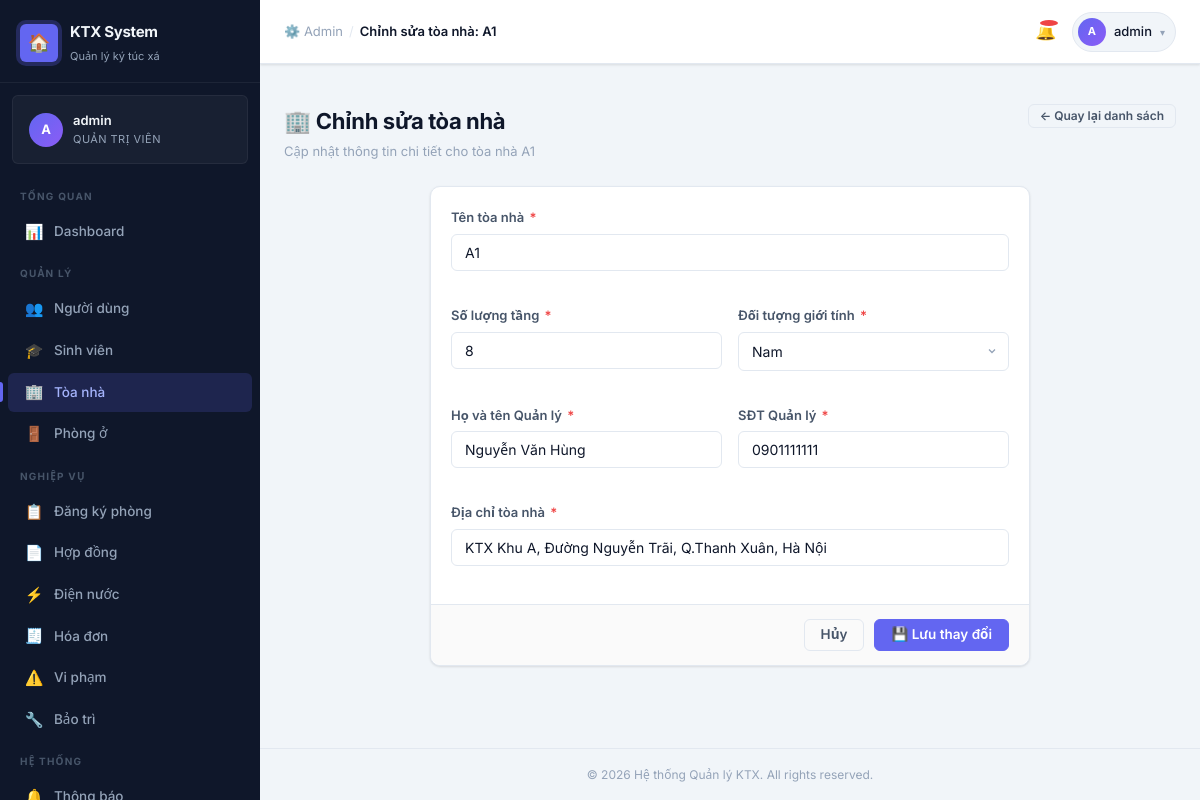
The app's page /public/admin/buildings/1/edit (signed in) with its own data.
### tables this page shows
CREATE TABLE `buildings` (
  `id`           INT UNSIGNED  NOT NULL AUTO_INCREMENT,
  `name`         VARCHAR(100)  NOT NULL COMMENT 'Tên tòa nhà (A1, B2...)',
  `total_floors` TINYINT       NOT NULL DEFAULT 1,
  `gender_type`  ENUM('male','female','mixed') NOT NULL
                 COMMENT 'Giới tính được ở trong tòa',
  `manager_name` VARCHAR(100)  NOT NULL COMMENT 'Tên quản lý tòa',
  `manager_phone`VARCHAR(15)   NOT NULL,
  `address`      VARCHAR(255)  NOT NULL,
  `status`       ENUM('active','maintenance','closed') NOT NULL DEFAULT 'active',
  `created_at`   DATETIME      NOT NULL DEFAULT CURRENT_TIMESTAMP,
  `updated_at`   DATETIME      NOT NULL DEFAULT CURRENT_TIMESTAMP
                                ON UPDATE CURRENT_TIMESTAMP,
  PRIMARY KEY (`id`),
  UNIQUE KEY `uq_buildings_name` (`name`)
);

### app/core/BaseController.php (called while the page is built, shortened)
<?php
require_once __DIR__ . '/Database.php';
abstract class BaseController
{
    protected string $viewPath   = __DIR__ . '/../views';
    public function __construct()
    {
        $this->db = Database::getInstance();
    }
    protected function view(
        string       $view,
        array        $data   = [],
        string|false $layout = null
    ): void {
        $viewFile = $this->viewPath . '/' . str_replace('.', '/', $view) . '.php';
        $data['_flash']     = $this->getFlash();
        $data['_auth']      = $this->auth();
        $data['_old']       = $_SESSION['_old_input'] ?? [];
        $flatErrors = [];
        $data['_errors']    = $flatErrors;
        $data['_csrfToken'] = $this->csrfToken();
        extract($data, EXTR_SKIP);
        require $viewFile;
    }
    private function getFlash(): array
    {
        $flash = $_SESSION['_flash'] ?? [];
        return $flash;
    }
    protected function auth(?string $key = null): mixed
    {
        $user = $_SESSION['_auth_user'] ?? null;
        if ($key === null) return $user;
        return $user[$key] ?? null;
    }
    protected function csrfToken(): string
    {
        return $_SESSION['_csrf_token'];
    }
}

### app/controllers/BuildingController.php (called while the page is built, shortened)
<?php
require_once __DIR__ . '/../core/BaseController.php';
class BuildingController extends BaseController
{
    public function edit(array $params = []): void
    {
        $id = (int)$params['id'];
        $building = $this->db->selectOne("SELECT * FROM buildings WHERE id = ?", [$id]);
        $this->view('admin/buildings/edit', [
            'title'    => 'Chỉnh sửa tòa nhà: ' . htmlspecialchars($building['name']),
            'building' => $building
        ]);
    }
}

### middleware/Middleware.php (called while the page is built, shortened)
<?php
class AuthMiddleware
{
    public function handle(callable $next): void
    {
        $next();
    }
}
class AdminMiddleware
{
    public function handle(callable $next): void
    {
        $next();
    }
}

### public/index.php (called while the page is built, shortened)
<?php
require_once BASE_PATH . '/app/core/Database.php';
require_once BASE_PATH . '/app/core/BaseController.php';
require_once BASE_PATH . '/app/core/Router.php';
require_once BASE_PATH . '/middleware/Middleware.php';
try {
    Router::getInstance()->dispatch();
} catch (DatabaseException $e) {
    http_response_code(500);
    error_log('[FATAL] ' . $e->getMessage());
    if (str_contains($_SERVER['HTTP_ACCEPT'] ?? '', 'application/json')) {
        header('Content-Type: application/json');
        echo json_encode(['success' => false, 'message' => 'Lỗi máy chủ. Vui lòng thử lại.']);
    } else {
        require BASE_PATH . '/app/views/errors/500.php';
    }
} catch (\Throwable $e) {
    http_response_code(500);
    error_log('[FATAL] ' . $e->getMessage() . ' in ' . $e->getFile() . ':' . $e->getLine());
    if (defined('APP_DEBUG') && APP_DEBUG) {
        echo "<pre><strong>{$e->getMessage()}</strong>\n{$e->getTraceAsString()}</pre>";
    } else {
        require BASE_PATH . '/app/views/errors/500.php';
    }
}

### app/core/Database.php (called while the page is built, shortened)
<?php
class Database
{
    private static ?Database $instance = null;
    private PDO $pdo;
    private array $stmtCache = [];
    private function __construct()
    {
        $dsn = sprintf(
            'mysql:host=%s;port=%s;dbname=%s;charset=%s',
            DB_HOST,
            DB_PORT,
            DB_NAME,
            DB_CHARSET
        );
        $options = [
            PDO::ATTR_ERRMODE            => PDO::ERRMODE_EXCEPTION,
            PDO::ATTR_DEFAULT_FETCH_MODE => PDO::FETCH_ASSOC,
            PDO::ATTR_EMULATE_PREPARES   => false,
            PDO::ATTR_STRINGIFY_FETCHES  => false,
            PDO::ATTR_PERSISTENT         => false,
            PDO::MYSQL_ATTR_INIT_COMMAND => "SET NAMES utf8mb4 COLLATE utf8mb4_unicode_ci",
        ];
        try {
            $this->pdo = new PDO($dsn, DB_USER, DB_PASS, $options);
        } catch (PDOException $e) {
            throw new DatabaseException(
                APP_DEBUG
                    ? 'Kết nối database thất bại: ' . $e->getMessage()
                    : 'Không thể kết nối đến cơ sở dữ liệu. Vui lòng thử lại sau.',
                (int)$e->getCode(),
                $e
            );
        }
    }
    public static function getInstance(): static
    {
        if (static::$instance === null) {
            static::$instance = new static();
        }
        return static::$instance;
    }
    public function query(string $sql, array $params = []): PDOStatement
    {
        $startTime = microtime(true);
        try {
            $cacheKey = md5($sql);
            if (!isset($this->stmtCache[$cacheKey])) {
                $this->stmtCache[$cacheKey] = $this->pdo->prepare($sql);
            }
            $stmt = $this->stmtCache[$cacheKey];
            $stmt->execute($params);
            $elapsed = microtime(true) - $startTime;
            return $stmt;
        } catch (PDOException $e) {
            throw new DatabaseException(
                APP_DEBUG
                    ? "Query thất bại: {$e->getMessage()} | SQL: {$sql}"
                    : 'Lỗi truy vấn cơ sở dữ liệu.',
                (int)$e->getCode(),
                $e
            );
        }
    }
    public function selectOne(string $sql, array $params = []): ?array
    {
        $result = $this->query($sql, $params)->fetch();
        return $result !== false ? $result : null;
    }
}

### app/views/admin/buildings/edit.php (the view, shortened to what this page needs)
<?php
$id      = (int)$building['id'];
$name    = htmlspecialchars($building['name']);
$floors  = (int)$building['total_floors'];
$gender  = htmlspecialchars($building['gender_type']);
$mName   = htmlspecialchars($building['manager_name']);
$mPhone  = htmlspecialchars($building['manager_phone']);
$address = htmlspecialchars($building['address']);
?>
<div class="page-header">
  <div>
    <h1 class="page-title">🏢 Chỉnh sửa tòa nhà</h1>
    <p class="page-subtitle">Cập nhật thông tin chi tiết cho tòa nhà <?= $name ?></p>
  </div>
  <div class="page-actions">
    <a href="/testfinal/public/admin/buildings" class="btn btn-ghost btn-sm">← Quay lại danh sách</a>
  </div>
</div>
<div class="card" style="max-width: 600px; margin: 0 auto;">
  <form method="POST" action="/testfinal/public/admin/buildings/<?= $id ?>">
    <div class="card-body" style="display: flex; flex-direction: column; gap: 16px;">
      <div class="form-group">
        <label class="form-label">Tên tòa nhà <span class="req">*</span></label>
        <input type="text" name="name" class="form-control" value="<?= htmlspecialchars($_old['name'] ?? $name) ?>" required>
      </div>
      <div class="form-row">
        <div class="form-group">
          <label class="form-label">Số lượng tầng <span class="req">*</span></label>
          <input type="number" name="total_floors" class="form-control" value="<?= htmlspecialchars($_old['total_floors'] ?? $floors) ?>" min="1" required>
        </div>
        <div class="form-group">
          <label class="form-label">Đối tượng giới tính <span class="req">*</span></label>
          <select name="gender_type" class="form-control" required>
            <option value="male" <?= ($_old['gender_type'] ?? $gender) === 'male' ? 'selected' : '' ?>>Nam</option>
          </select>
        </div>
      </div>
      <div class="form-row">
        <div class="form-group">
          <label class="form-label">Họ và tên Quản lý <span class="req">*</span></label>
          <input type="text" name="manager_name" class="form-control" value="<?= htmlspecialchars($_old['manager_name'] ?? $mName) ?>" required>
        </div>
        <div class="form-group">
          <label class="form-label">SĐT Quản lý <span class="req">*</span></label>
          <input type="text" name="manager_phone" class="form-control" value="<?= htmlspecialchars($_old['manager_phone'] ?? $mPhone) ?>" required>
        </div>
      </div>
      <div class="form-group">
        <label class="form-label">Địa chỉ tòa nhà <span class="req">*</span></label>
        <input type="text" name="address" class="form-control" value="<?= htmlspecialchars($_old['address'] ?? $address) ?>" required>
      </div>
    </div>
    <div class="card-footer" style="display: flex; justify-content: flex-end; gap: 10px;">
      <a href="/testfinal/public/admin/buildings" class="btn btn-ghost">Hủy</a>
      <button type="submit" class="btn btn-primary">💾 Lưu thay đổi</button>
    </div>
  </form>
</div>

### app/core/Router.php (shortened to what this page needs)
<?php
class Router
{
    private array $routes = [];
    private array $groupStack = [];
    private int $lastIndex = -1;
    public function name(string $name): static
    {
        if ($this->lastIndex >= 0) {
            $this->routes[$this->lastIndex]['name'] = $name;
        }
        return $this;
    }
    public function middleware(string|array $middleware): static
    {
        if ($this->lastIndex >= 0) {
            $existing = $this->routes[$this->lastIndex]['middleware'];
            $add      = (array)$middleware;
            $this->routes[$this->lastIndex]['middleware'] = array_unique([...$existing, ...$add]);
        }
        return $this;
    }
    public function where(string $param, string $regex): static
    {
        if ($this->lastIndex >= 0) {
            $this->routes[$this->lastIndex]['constraints'][$param] = $regex;
        }
        return $this;
    }
    public function group(string $prefix, callable $callback, array $middleware = []): static
    {
        $parentPrefix     = $this->currentGroupPrefix();
        $parentMiddleware = $this->currentGroupMiddleware();
        $this->groupStack[] = [
            'prefix'     => $parentPrefix . $prefix,
            'middleware' => array_unique([...$parentMiddleware, ...$middleware]),
        ];
        array_pop($this->groupStack);
        return $this;
    }
    public function dispatch(): void
    {
        $method = $this->resolveMethod();
        $uri    = $this->resolveUri();
        foreach ($this->routes as $route) {
            if ($route['method'] !== $method) {
                continue;
            }
            $params = [];
            if (!$this->matchRoute($route, $uri, $params)) {
                continue;
            }
            $this->runMiddleware($route['middleware'], function () use ($route, $params) {
                $this->callHandler($route['handler'], $params);
            });
            return;
        }
    }
    private function addRoute(string $method, string $uri, string|callable $handler): static
    {
        $prefix     = $this->currentGroupPrefix();
        $middleware = $this->currentGroupMiddleware();
        $fullUri    = $prefix . ($uri === '/' ? '' : $uri) ?: '/';
        $this->routes[] = [
            'method'       => strtoupper($method),
            'original_uri' => $fullUri,
            'pattern'      => $this->buildPattern($fullUri),
            'param_names'  => $this->extractParamNames($fullUri),
            'handler'      => $handler,
            'middleware'   => $middleware,
            'name'         => null,
            'constraints'  => [],
        ];
        $this->lastIndex = count($this->routes) - 1;
        return $this;
    }
    private function buildPattern(string $uri): string
    {
        $pattern = preg_replace_callback(
            '/:([a-zA-Z_][a-zA-Z0-9_]*)/',
            fn($m) => '(?P<' . $m[1] . '>[^/]+)',
            $uri
        );
        return '#^' . $pattern . '$#u';
    }
    private function extractParamNames(string $uri): array
    {
        preg_match_all('/:([a-zA-Z_][a-zA-Z0-9_]*)/', $uri, $matches);
        return $matches[1];
    }
    private function matchRoute(array $route, string $uri, array &$params): bool
    {
        $pattern = $route['pattern'];
        foreach ($route['constraints'] as $param => $regex) {
            $pattern = str_replace(
                "(?P<{$param}>[^/]+)",
                "(?P<{$param}>{$regex})",
                $pattern
            );
        }
        if (!preg_match($pattern, $uri, $matches)) {
            return false;
        }
        return true;
    }
    private function callHandler(string|callable $handler, array $params): void
    {
        [$class, $method] = explode('@', $handler, 2);
        $controller = new $class();
        $controller->$method($params);
    }
    private function runMiddleware(array $middleware, callable $final): void
    {
        $pipeline = array_reduce(
            array_reverse($middleware),
            function (callable $carry, string $name): callable {
                return function () use ($name, $carry): void {
                    $mw = $this->resolveMiddleware($name);
                    $mw->handle($carry);
                };
            },
            $final
        );
        $pipeline();
    }
    private function resolveMiddleware(string $name): object
    {
        return new $class();
    }
    private function resolveMethod(): string
    {
        $method = strtoupper($_SERVER['REQUEST_METHOD'] ?? 'GET');
        return $method;
    }
    private function resolveUri(): string
    {
        $uri = $_SERVER['REQUEST_URI'] ?? '/';
        $scriptDir = rtrim(dirname($_SERVER['SCRIPT_NAME']), '/\\');
        $rootDir   = rtrim(dirname($scriptDir), '/\\');
        if ($scriptDir !== '' && $scriptDir !== '/' && str_starts_with($uri, $scriptDir)) {
            $uri = substr($uri, strlen($scriptDir));
        } elseif ($rootDir !== '' && $rootDir !== '/' && $rootDir !== '\\' && str_starts_with($uri, $rootDir)) {
            $uri = substr($uri, strlen($rootDir));
        }
        return ('/' . trim(urldecode($uri), '/')) ?: '/';
    }
    private function currentGroupPrefix(): string
    {
        return empty($this->groupStack)
            ? ''
            : end($this->groupStack)['prefix'];
    }
    private function currentGroupMiddleware(): array
    {
        return empty($this->groupStack)
            ? []
            : end($this->groupStack)['middleware'];
    }
}

### records on screen
buildings: name "A1", total_floors "8", gender_type "Nam", manager_name "Nguyễn Văn Hùng", manager_phone "0901111111", address "KTX Khu A, Đường Nguyễn Trãi, Q.Thanh Xuân, Hà Nội"

### other values on screen
$icon "📊 👥 🎓 🏢 🚪 📋 📄 ⚡ 🧾 ⚠️ 🔧"
$label "Dashboard Người dùng Sinh viên Tòa nhà Phòng ở Đăng ký phòng Hợp đồng Điện nước Hóa đơn Vi phạm Bảo trì"
